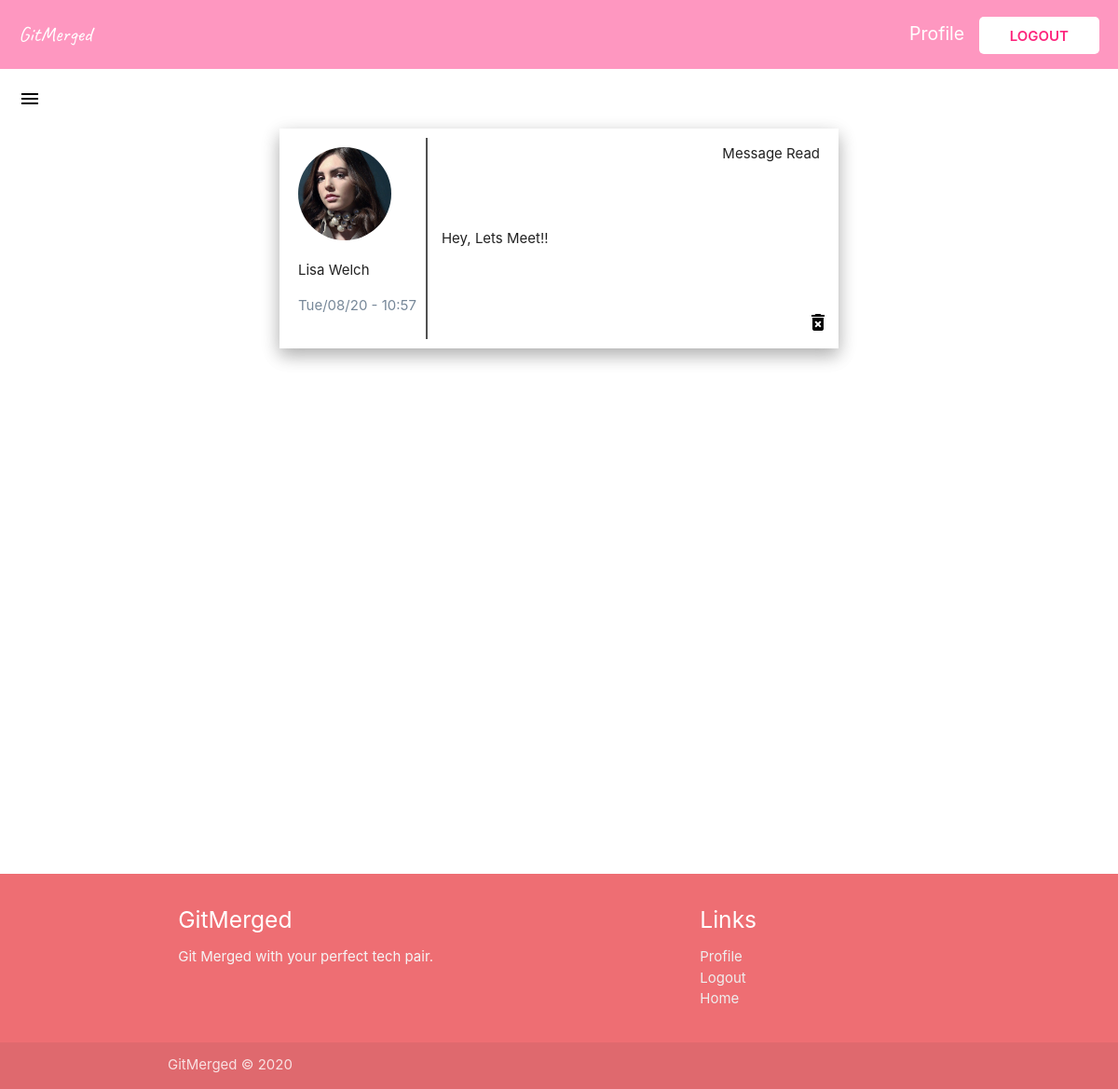
Screenshot of /view-messages/ (signed in) with the database file from the repository.
### main/models.py (models this page shows, shortened)
class Message(models.Model):
    content = models.TextField()
    date_posted = models.DateTimeField(default=timezone.now)
    author = models.ForeignKey(
        User, on_delete=models.CASCADE, related_name="author")
    receiver = models.ForeignKey(
        User, on_delete=models.CASCADE, related_name="receiver", null=True)
    status = models.BooleanField(default=False)

### users/models.py (models this page shows, shortened)
class Profile(models.Model):
    TEXT_C = [
        ("Vim", "Vim"),
        ("EMACS", "EMACS")
    ]
    GENDER_C = [
        ("Male", "Male"),
        ("Female", "Female"),
        ("Other", "Other")
    ]
    OS_C = [
        ("Windows", "Windows"),
        ("Mac", "Mac"),
        ("Linux", "Linux")
    ]
    SPACES_C = [
        ("Tabs", "Tabs"),
        ("Spaces", "Spaces")
    ]
    user = models.OneToOneField(User, on_delete=models.CASCADE)
    full_name = models.CharField(max_length=100, null=True)
    age = models.IntegerField(null=True)
    gender = models.CharField(
        max_length=50, blank=True, null=True, choices=GENDER_C)
    profile_image = models.ImageField(
        upload_to='profile_pic', default="default.jpg", null=True, blank=True)
    bio = models.TextField(null=True)
    tech_stack = models.CharField(max_length=500, null=True)
    editor = models.CharField(
        max_length=5, choices=TEXT_C, default=None, null=True, blank=True)
    os = models.CharField(
        max_length=10, choices=OS_C, default=None, null=True, blank=True)
    spacing = models.CharField(
        max_length=10, choices=SPACES_C, default=None, null=True, blank=True)
    likeability = models.ManyToManyField(
        User, related_name="likes", blank=True)
    blocked_by = models.ManyToManyField(
        User, related_name="blocked", blank=True)

### main/views.py (the view)
# urls.py: path("view-messages/", views.ViewMessages, name="view-messages"),
@login_required
def ViewMessages(req):
    messages = Message.objects.filter(receiver=req.user)
    unreadMessages = Message.objects.filter(
        receiver=req.user).filter(status=False).count()
    userIn = req.user
    context = {
        'msgs': messages,
        'userIn': userIn,
        'unreadmsgs': unreadMessages
    }
    return render(req, "messages.html", context)

### main/templates/messages.html (shortened to what this page needs)
{% extends "base.html" %}
{% block content %}
<section>
  <div class="navigation navigation--bg">
    <a href="{% url 'date-page' %}" class="logo link">GitMerged</a>
    <div>
      {% if user.is_authenticated %}
      <a href="{% url 'profile-page' %}" class="profile-link link">Profile</a>
      <a href="{% url 'logout' %}" class="login link">Logout</a>
      {% else %}
      <a href="{% url 'login' %}" class="login link">Log in</a>
      {% endif %}
    </div>
  </div>
  <div class="burger">
    {% if unreadmsgs > 0 %}
      <a href="#" data-target="slide-out" class="sidenav-trigger"
        ><span class="new badge">{{unreadmsgs}}</span>
        <i class="material-icons" style="color: black; margin: 20px;">menu</i>
      </a>
    {% else %}
      <a href="#" data-target="slide-out" class="sidenav-trigger"
        >
        <i class="material-icons" style="color: black; margin: 20px;">menu</i>
      </a>
    {% endif %}
  </div>
</section>
<section class="messages">
{% if msgs %}
  {% for msg in msgs %}
      <div class="message">
          <div class="message__detail">
              <img class="message__image" src='{{msg.author.profile.profile_image.url}}' />
              <p class="message__authort">{{msg.author.profile.full_name}}</p>
              <p class="message__date">{{msg.date_posted|date:"D/m/y - H:i"}}</p>
          </div>
          <div class="message__content">
              <p class="message__msg">{{msg.content}}</p>
          </div>
          <form method="POST", action="{% url 'mark-read' msg.pk %}">
              {% if not msg.status %}
                  <button class="mark-read" name="msg_id" value="{{msg.id}}"><i class="tiny material-icons">check_circle</i>Mark as Read</button>
              {% else %}
                  <p class="read">Message Read</p>
              {% endif %}
          </form>
          <a href="{% url 'delete-message' msg.pk %}" class="remove-btn"><i class="material-icons">delete_forever</i></a>
      </div>
  {% endfor %}
{% else %}
  <h4 style="text-align:center">You have no Messages :(</h4>
{% endif %}
</section>
{% include "footer.html" %}
{% endblock content %}

### main/static/main/main.css (style rules this page uses)
a { text-decoration: none !important; }
.navigation { z-index: 999; text-decoration: none; color: white; display: flex; justify-content: space-between; align-items: center; grid-row: 0/1; padding: 20px; font-size: 1.3rem; }
.navigation--bg { background: #fd267c7a; }
.logo { color: white; font-family: "Caveat", cursive; font-size: 1.5rem; }
.login { text-decoration: none; color: #fd267d; position: relative; background: white; padding: 0.7rem 2.2rem; text-transform: uppercase; font-weight: 600; font-size: 1rem; border-radius: 5px; }
.profile-link { text-decoration: none; color: white; margin-right: 10px; }
.messages { min-height: 100vh; margin: auto; }
.message { display: flex; position: relative; margin: auto; padding: 10px; max-width: 40rem; align-items: center; box-shadow: 0 8px 17px 0 rgba(0, 0, 0, 0.2), 0 6px 20px 0 rgba(0, 0, 0, 0.15); margin-bottom: 20px; }
.message__detail { padding: 10px; border-right: 2px solid #515151; }
.message__image { height: 100px; border-radius: 50%; }
.message__date { color: lightslategray; }
.message__content { margin: 15px; }
.message__msg { margin: 0 auto; }
.burger a { position: relative; }
.read { position: absolute; top: 1px; right: 20px; }
.remove-btn { position: absolute; color: black; bottom: 10px; right: 10px; }

### rows the page displays
Message: author.profile.profile_image (picture), author.profile.full_name "Lisa Welch", date_posted "Tue/08/20 - 10:57", content "Hey, Lets Meet!!", status "Message Read"
